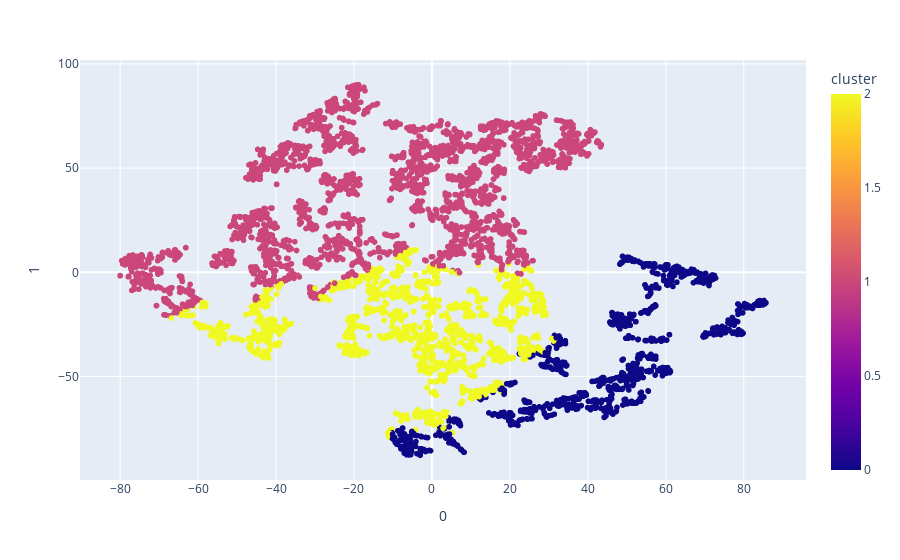

The code cell stored with this chart in its notebook:
### Code cell
import plotly.express as px

fig = px.scatter(X_tsne, x=0, y=1, color='cluster', hover_data=['id'])
fig.show()

### Figure 1 — Plotly figure (JSON) as saved in the notebook; plotly's stock layout.template omitted (floating-point values rounded to 4 significant figures; data arrays with more than 128 entries replaced by an {"elided": "..."} marker saying what was removed)
{"data": [{"customdata": {"elided": "5620x1 str values"}, "hovertemplate": "0=%{x}<br>1=%{y}<br>id=%{customdata[0]}<br>cluster=%{marker.color}<extra></extra>", "legendgroup": "", "marker": {"color": {"elided": "5620 int values"}, "coloraxis": "coloraxis", "symbol": "circle"}, "mode": "markers", "name": "", "showlegend": false, "type": "scattergl", "x": {"elided": "5620 float values"}, "xaxis": "x", "y": {"elided": "5620 float values"}, "yaxis": "y"}], "layout": {"coloraxis": {"colorbar": {"title": {"text": "cluster"}}, "colorscale": [[0, "#0d0887"], [0.1111, "#46039f"], [0.2222, "#7201a8"], [0.3333, "#9c179e"], [0.4444, "#bd3786"], [0.5556, "#d8576b"], [0.6667, "#ed7953"], [0.7778, "#fb9f3a"], [0.8889, "#fdca26"], [1, "#f0f921"]]}, "legend": {"tracegroupgap": 0}, "margin": {"t": 60}, "xaxis": {"anchor": "y", "domain": [0, 1], "title": {"text": "0"}}, "yaxis": {"anchor": "x", "domain": [0, 1], "title": {"text": "1"}}}}
